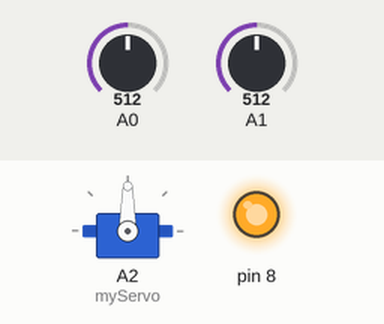
Recording of a sketch running on a simulated Arduino Uno, built with avr-gcc and run on an emulated ATmega328P. On the bench: servo, output pins drawn as LEDs (lit = HIGH). The inputs (shaded band) are chosen by the test bench; at power-on: A0 = 512, A1 = 512.

Above: at 2.3 s.
2.4 s: A0 set to 486
At 3.3 s:
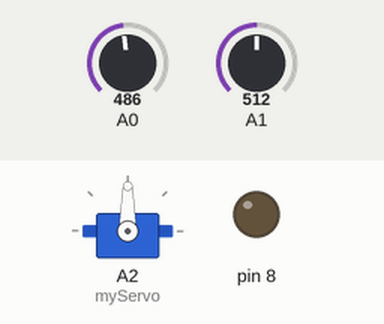
4.5 s: A1 set to 0
At 5.7 s:
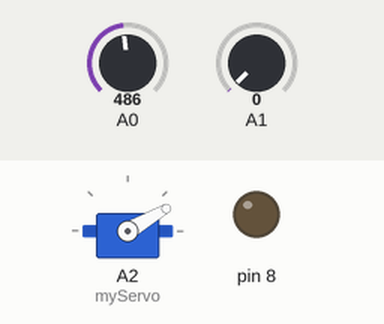
6.6 s: A0 set to 510
At 8.0 s:
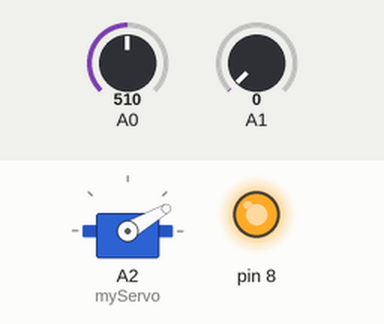
9.0 s: A0 set to 490
At 10.3 s:
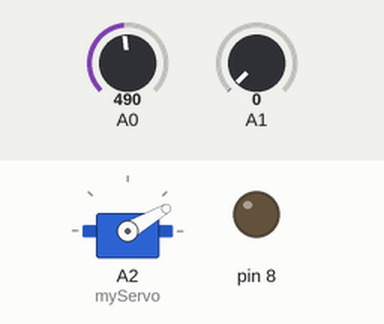
11.1 s: A0 set to 511
At 12.6 s:
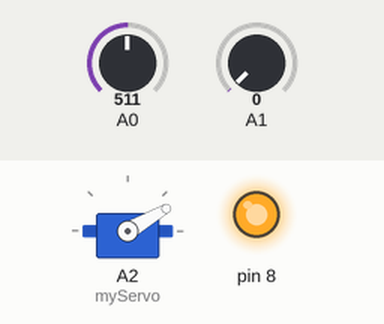
Timing chart, 0 to 14.1 s (numbered marks = the images above; inputs shaded):
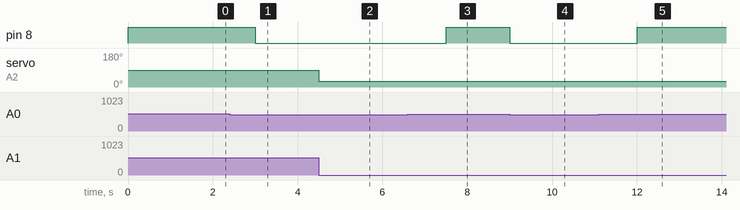

The sketch:

project_arduino.ino
```cpp
#include<Servo.h>
Servo myServo;

void setup(){

  pinMode(A0,INPUT);
  pinMode(8,OUTPUT);
  pinMode(A1,INPUT);
myServo.attach(A2);
}

void loop(){
  digitalWrite(8,LOW);
  int light=analogRead(A0);
  int moisture=analogRead(A1);
  if(light>=500)
  {
    digitalWrite(8,HIGH);
  }
  else
  {
    digitalWrite(8,LOW);
  }
  if(moisture<=0)
  { myServo.write(30);
  delay(1500);

  }
  else
  {
    myServo.write(90);
    delay(1500);
  }
}
```

Measured:
- the behaviour switches between 500 and 499 on A0 (found by bisection; images 0 and 1)
- after the input at 2.4 s, pin 8: HIGH → LOW after 0.60 s
- after the input at 4.5 s, servo on A2 (myServo): 90° → 30° at once
- after the input at 6.6 s, pin 8: LOW → HIGH after 0.90 s
- after the input at 9.0 s, pin 8: HIGH → LOW at once
- after the input at 11.1 s, pin 8: LOW → HIGH after 0.90 s
